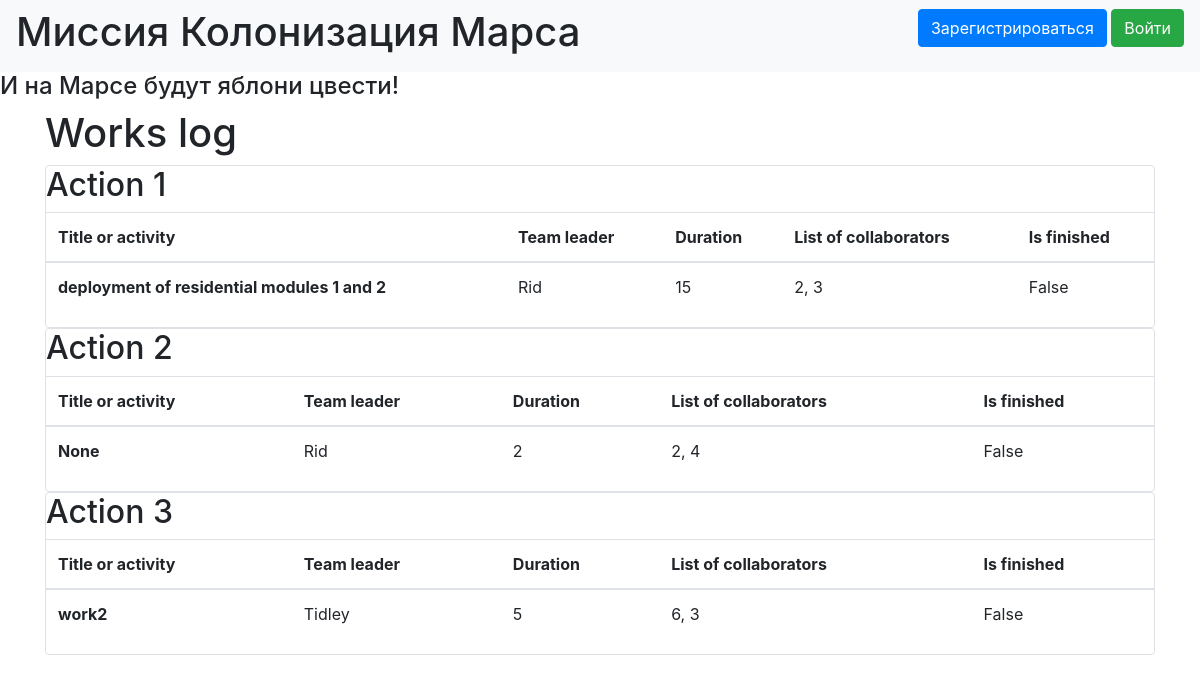
Before: / with the older database file.
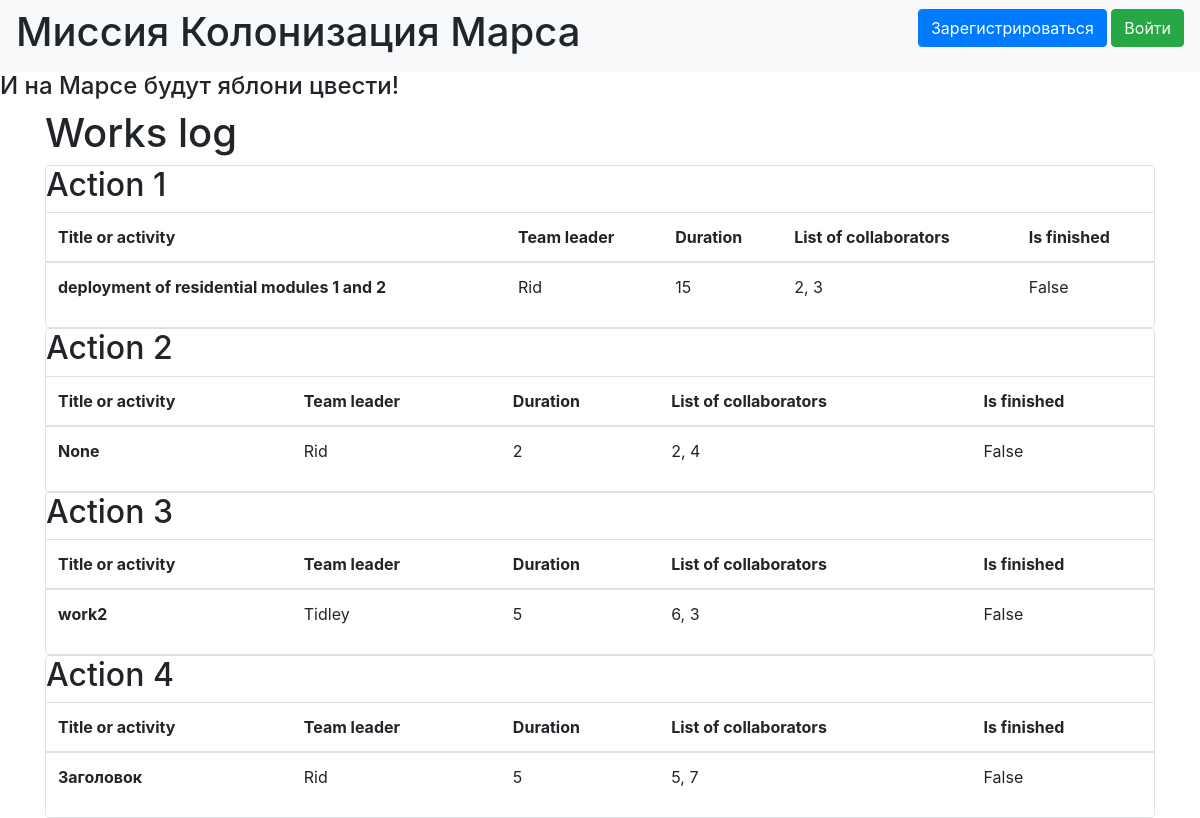
After: the same page with the newer database file.
### Урок3_4 БД/data/jobs.py (models this page shows)
class Jobs(SqlAlchemyBase):
    __tablename__ = 'jobs'
    id = sqlalchemy.Column(sqlalchemy.Integer,
                           primary_key=True, autoincrement=True)
    team_leader = sqlalchemy.Column(sqlalchemy.Integer, sqlalchemy.ForeignKey("users.id"))
    job = sqlalchemy.Column(sqlalchemy.String, nullable=True)
    work_size = sqlalchemy.Column(sqlalchemy.Integer, nullable=True)
    collaborators = sqlalchemy.Column(sqlalchemy.String, nullable=True)
    start_date = sqlalchemy.Column(sqlalchemy.DateTime,
                                      default=datetime.datetime.now)
    end_date = sqlalchemy.Column(sqlalchemy.DateTime,
                                      default=datetime.datetime.now)
    is_finished = sqlalchemy.Column(sqlalchemy.Boolean, default=False, nullable=True)
    user = orm.relationship('User')

### Урок3_4 БД/data/users.py (models this page shows, shortened)
class User(SqlAlchemyBase, UserMixin):
    __tablename__ = 'users'
    id = sqlalchemy.Column(sqlalchemy.Integer,
                           primary_key=True, autoincrement=True)
    surname = sqlalchemy.Column(sqlalchemy.String, nullable=True)
    name = sqlalchemy.Column(sqlalchemy.String, nullable=True)
    age = sqlalchemy.Column(sqlalchemy.Integer, nullable=True)
    position = sqlalchemy.Column(sqlalchemy.String, nullable=True)
    speciality = sqlalchemy.Column(sqlalchemy.String, nullable=True)
    address = sqlalchemy.Column(sqlalchemy.String, nullable=True)
    email = sqlalchemy.Column(sqlalchemy.String,
                              index=True, unique=True, nullable=True)
    hashed_password = sqlalchemy.Column(sqlalchemy.String, nullable=True)
    modified_date = sqlalchemy.Column(sqlalchemy.DateTime,
                                     default=datetime.datetime.now)
    job = orm.relationship("Jobs", back_populates='user')

### Урок3_4 БД/main.py (the view)
@app.route('/')
def index():
    db_sess = db_session.create_session()
    jobs = db_sess.query(Jobs).all()
    print(jobs)
    return render_template("index.html", jobs=jobs)

### Урок3_4 БД/data/db_session.py (called while the page is built)
def create_session() -> Session:
    global __factory
    return __factory()

### Урок3_4 БД/templates/index.html
{% extends "base.html" %}
{% block content %}
<h1>Works log</h1>
{% for item in jobs%}
<div class="col-md6 border rounded">
    <h2> Action {{item.id}}</h2>
    <table class="table">
   <thead>
     <tr>
       <th scope="col">Title or activity</th>
       <th scope="col">Team leader</th>
       <th scope="col">Duration</th>
       <th scope="col">List of collaborators</th>
         <th scope="col">Is finished</th>
     </tr>
   </thead>
   <tbody>
     <tr>
       <th scope="row">{{item.job}}</th>
       <td>{{item.user.name}}</td>
       <td>{{item.work_size}}</td>
       <td>{{item.collaborators}}</td>
       <td>{{item.is_finished}}</td>
     </tr>
   </tbody>
 </table>
</div>
{% endfor %}
{% endblock %}

### Урок3_4 БД/templates/base.html (shortened to what this page needs)
<!doctype html>
<html lang="en">
<head>
    <link rel="stylesheet"
          href="https://stackpath.bootstrapcdn.com/bootstrap/4.4.1/css/bootstrap.min.css"
>
</head>
<body>
<header>
    <nav class="navbar navbar-light bg-light">
        <h1> Миссия Колонизация Марса</h1>
        {% if current_user.is_authenticated %}
    <a class="navbar-brand" href="/logout">{{ current_user.name }}</a>
{% else %}
    <p>
        <a class="btn btn-primary " href="/register">Зарегистрироваться</a>
        <a class="btn btn-success" href="/login">Войти</a>
    </p>
{% endif %}
    </nav>
    <h4> И на Марсе будут яблони цвести!</h4>
</header>
<main role="main" class="container">
    {% block content %}{% endblock %}
</main>
</body>
</html>

Changed rows visible on the page:
added Jobs: id "4", job "Заголовок", user.name "Rid", work_size "5", collaborators "5, 7", is_finished "False"
